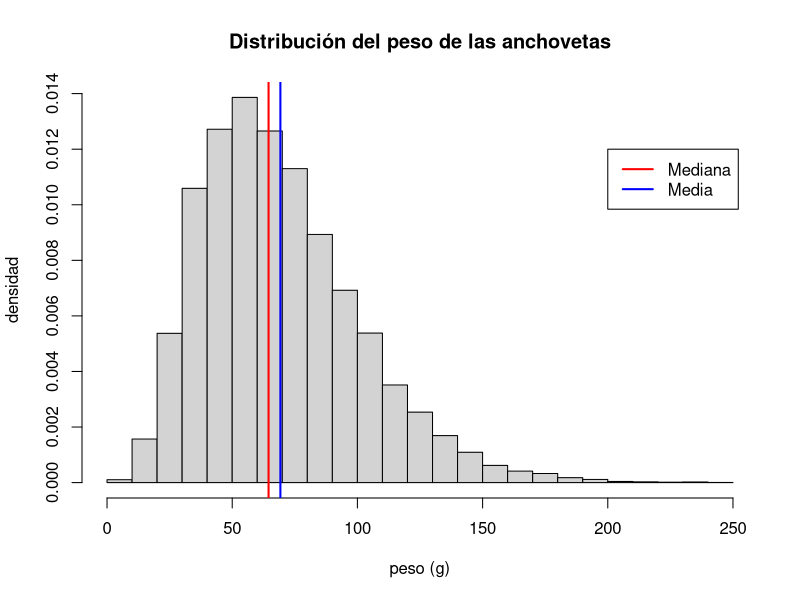
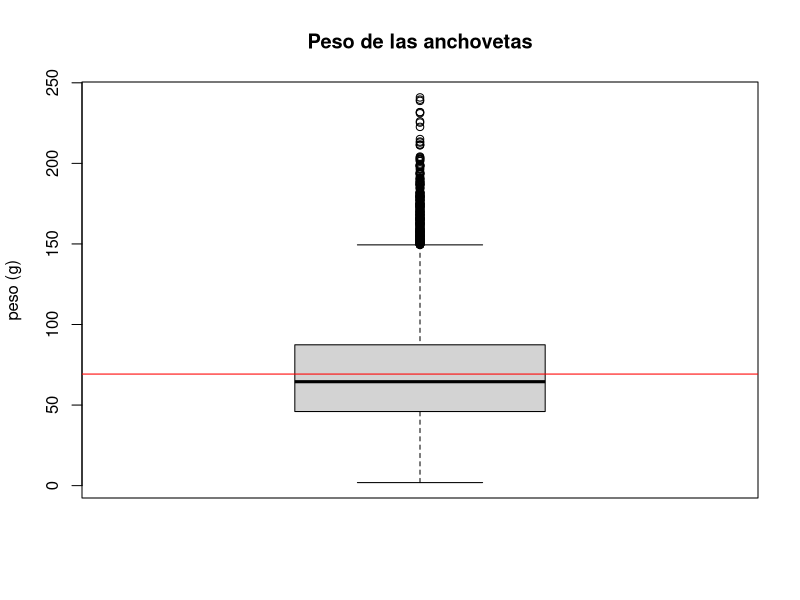
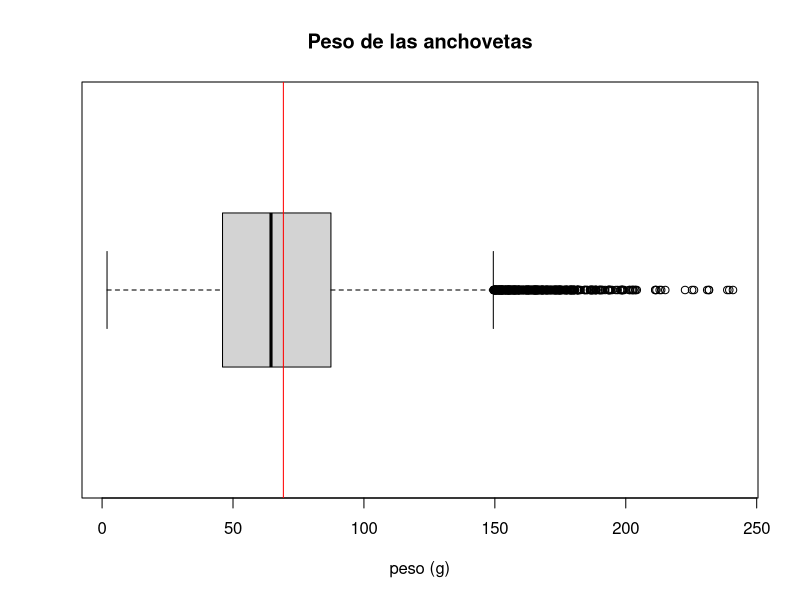
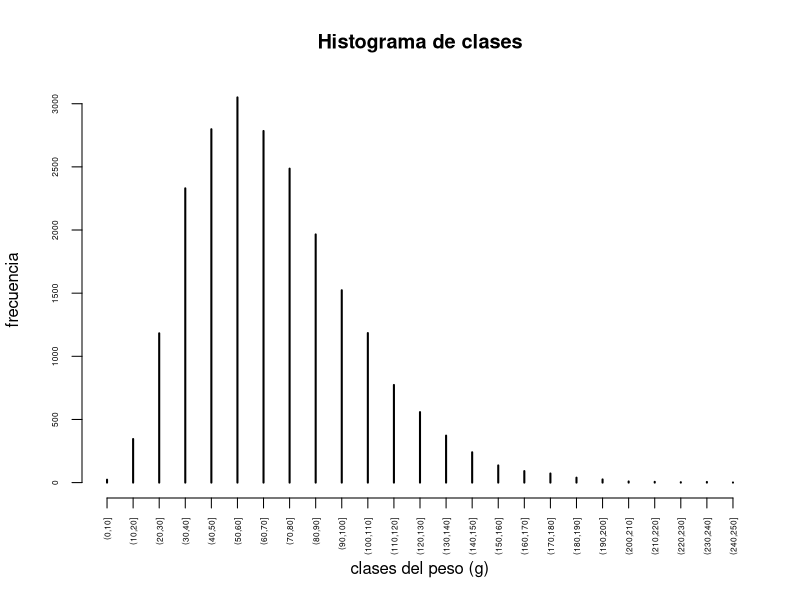
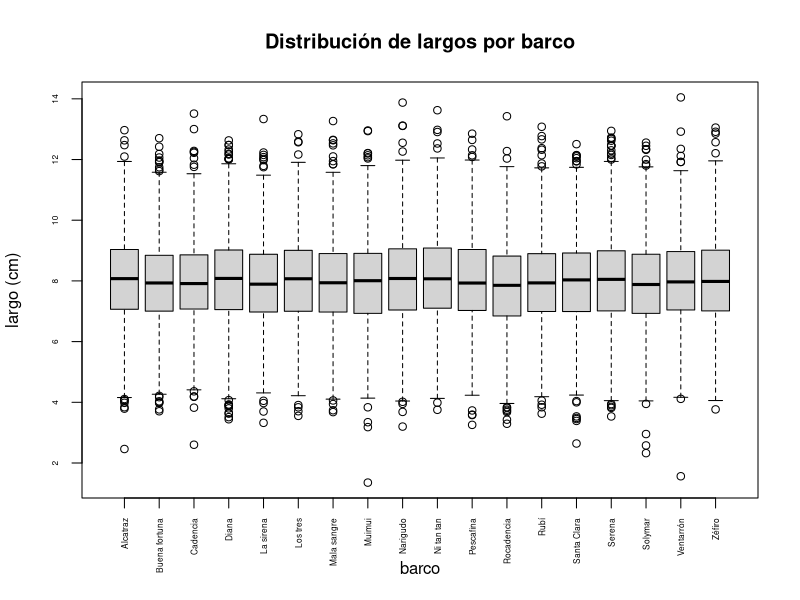

Write the R code that produced these figures, in order. (Note: this script raises an error after producing the figures.)
## ---- chunk 1
DF<-read.csv(file="Anchoveta_07_17.csv",fileEncoding = "utf8")
## ---- chunk 2
BarcosParticipantes<-unique(DF$Barco) 

#unique: se utiliza para generar un vector con los valores existentes de la columna Barco, y este vector se almacena en la variable: BarcosParticipantes.
## ---- chunk 3
length(BarcosParticipantes) #length: devuelve la longitud del vector.
## ---- chunk 4
levels(BarcosParticipantes) #levels: devuelve el valor de los "niveles" del vector.
## ---- chunk 5
Participaciones<-table(DF$Barco)/100 

#table: devuelve las frecuencias de cada "nivel"; estos se dividen entre 100, y se almacenan en la variable Participaciones.
## ---- chunk 6
mean(Participaciones) #mean: se utiliza para obtener el promedio artimético
## ---- chunk 7
Participaciones #Colocando el nombre de la variable, aparecerá su contenido.
## ---- chunk 8
max(Participaciones) #max: devuelve el valor máximo de un vector.
## ---- chunk 9
names(Participaciones)[which.max(Participaciones)]

#wich.max: devuelve la posición del primer máximo al convinarlo con names devuelve el nombre de la posición.
#names: devuelve el nombre de los valores de la variable "Participaciones".
## ---- chunk 10
names(Participaciones)[Participaciones==max(Participaciones)]

#Encuentra los índices de los máximos de la variable "Participaciones"; luego busca el nombre, con el comando names, de los índices que cumplen con la condición. 
## ---- chunk 11
Participaciones #Colocando el nombre de la variable, aparecerá su contenido.
## ---- chunk 12
min(Participaciones)#min: devuelve el valor mínimo de un vector. 
## ---- chunk 13
names(Participaciones)[which.min(Participaciones)]

#Encuentra los índices de los mínimos de la variable "Participaciones"; luego busca el nombre, con el comando names, de los índices que cumplen con la condición. 
## ---- chunk 14
names(Participaciones)[Participaciones==min(Participaciones)]

#compara cual de las participaciones es igual al mínimo, luego busca el nombre de la posición de todos los que cumplan con la condición. 
## ---- chunk 15
round(table(DF$Sexo)/nrow(DF)*100,digits=2)

#table(DF$Sexo): devuelve la cantidad de machos y hembras
#nrow(DF): luego se divide por la cantidad total de pescados
#y al multiplicarlo por 100 se obtiene el porcentaje
#digits: parametrizamos la cantidad de decimales. 
## ---- chunk 16
(round(table(DF$Sexo)/nrow(DF)*100,digits=2))[names(table(DF$Sexo))=="Hembra"]

#names(table(DF$Sexo))=="Hembra": A diferencia del anterior; aquí se utiliza una condicional para trabajar unicamente con "hembras".
## ---- chunk 17
round(table(DF$Estacion,DF$Sexo)/rowSums(table(DF$Estacion,DF$Sexo))*100,digits=2)

#rowsums: ubica el total de pescados por cada estación y por sexo.
## ---- chunk 18
round(table(DF$Estacion,DF$Sexo)/rowSums(table(DF$Estacion,DF$Sexo))*100,digits=2)
#rowSums(table(DF$Estacion,DF$Sexo)): ubica el total de pescados por cada estación.
#a continuación, se divide el total de hembras por estación entre el total de pescados por estación y realiza la misma operación para machos
#se presenta como una tabla en porcetajes, multiplicando todo por 100 y con 2 decimales de precisión
## ---- chunk 19
min(DF$Largo)#min devuelve el valor mínimo de todos los datos de la variable "Largo".
## ---- chunk 20
max(DF$Largo)#max devuelve el valor máximo de todos los datos de la variable "Largo".
## ---- chunk 21
mean(DF$Largo)#mean devuelve el promedio aritmético de la variable "Largo".
## ---- chunk 22
median(DF$Largo)#median devuelve la mediana de la variable "Largo"
## ---- chunk 23
sd(DF$Largo)#sd devuelve la desviación estandar de la variable "Largo".
## ---- chunk 24
IQR(DF$Peso)#IQR devuelve el rango intercuartil de la variable "Peso". 
## ---- chunk 25
max(DF$Peso)-min(DF$Peso)#max y min; devuelven el valor máximo y mínimo respectivamente. 
## ---- chunk 26
summary(DF$Peso)#Summary da un resumen general de la variable.
## ---- chunk 27
hist(DF$Peso,breaks=30,col="lightgray",main="Distribución del peso de las anchovetas",ylab="densidad",xlab="peso (g)",prob=TRUE)
abline(v=median(DF$Peso),col="red",lwd=2) 
abline(v=mean(DF$Peso),col="blue",lwd=2) 
legend(200,0.012,legend=c("Mediana","Media"),lwd=2,col=c("red","blue")) 

#hist: sirve para graficar un histograma, "col" se utiliza para dar color al histograma, "main" = título, "ylab" = eje y, "xlab" = eje x, 
#abline: permite colocar una linea en el histograma
#legend: leyenda, indicando primero posición por coordenadas, declaración de nombres,ancho de línea y colores
## ---- chunk 28
boxplot(DF$Peso,main="Peso de las anchovetas",ylab="peso (g)")

#boxplot: se utiliza para una gráfica tipo boxplot, "main" = título, "ylab" = eje y  
abline(h=mean(DF$Peso),col="red")#linea que grafica la media del peso
## ---- chunk 29
boxplot(DF$Peso,main="Peso de las anchovetas",xlab="peso (g)",horizontal=TRUE)

#horizontal=TRUE: se utiliza para visualizar el boxplot en horizontal  

abline(v=mean(DF$Peso),col="red")

#abline: grafica una linea que representa la media del peso.
## ---- chunk 30
Frecuencias<-table(cut(DF$Peso,breaks=seq(from=0,to=250,by=10)))

#breaks=seq(): se utiliza para dar un rango: from=inicio, to=final, by=tamaño del intérvalo. 

Frecuencias
## ---- chunk 31
plot(Frecuencias,las=3,
     xlab="clases del peso (g)",ylab="frecuencia",cex.axis=0.5,main="Histograma de clases")

#"plot" se utiliza para un gráfico de barras, donde: cex.axis = tamaño de fuente de los ejes. 
## ---- chunk 32
Frecuencias[which.max(Frecuencias)]#devuelve el valor de la primera posición máxima. 
## ---- chunk 33
(names(Frecuencias))[Frecuencias==max(Frecuencias)]#Devuelve el nombre de las posiciones que cumplas la condición (todos los máximos).
## ---- chunk 34
sd(DF$Peso)/mean(DF$Peso)#sd: desviación estándar, y mean devuelve el valor de la media. 
## ---- chunk 35
boxplot(DF$Largo~DF$Barco,las=3,cex.axis=0.5,xlab="barco",ylab="largo (cm)",main="Distribución de largos por barco")

#DF$Largo~DF$Barco: hace varios boxplot paralelos, en x los barcos y en y el largo
## ---- chunk 36
plot(as.numeric(DF$Barco),DF$Largo,xlab="número del barco",ylab="largo (cm)",main="Distribución de largos por barco")
## ---- chunk 37
plot(jitter(as.numeric(DF$Barco)),DF$Largo,xlab="número del barco",ylab="largo (cm)",main="Distribución de largos por barco",pch=20,col=rgb(0,0,0,0.05))

## ---- chunk 38
plot(DF$Largo,DF$Peso,pch=".",xlab="largo (cm)",ylab="peso (g)",main="Largo vs. peso")
## ---- chunk 39
smoothScatter(DF$Largo,DF$Peso,xlab="largo (cm)",ylab="peso (g)",main="Largo vs. peso")#Este gráfico permite desenfatizar los puntos, 
## ---- chunk 40
mosaicplot(table(DF$Estacion,DF$Sexo),main="Proporción de sexo por estación",col=c("red","blue"))

#mosaicplot: sirve para presentar tablas o barras superpuestas
## ---- chunk 41
DFValidas<-DF[DF$Largo>=7,]
## ---- chunk 42
nrow(DFValidas)
## ---- chunk 43
sum(DF$Largo>=7)
## ---- chunk 44
densidad<-1.05
Ancho<-DFValidas$Largo*0.28+1
Volumen<-DFValidas$Largo*Ancho^2*pi/4
PesoModelo<-Volumen*densidad
## ---- chunk 45
plot(DFValidas$Peso,PesoModelo,pch=".",col=rgb(0,0,0,0.2),xlab="peso real (g)",ylab="peso estimado (g)",main="Comparación entre el peso real y el peso estimado")
abline(0,1,col="red")
## ---- chunk 46
smoothScatter(DFValidas$Peso, PesoModelo,xlab="peso real (g)",ylab="peso estimado (g)",main="Comparación entre el peso real y el peso estimado")
abline(0,1,col="red")
## ---- chunk 47
DensidadEstimada<-DFValidas$Peso/Volumen
## ---- chunk 48
summary(DensidadEstimada)
## ---- chunk 49
boxplot(DensidadEstimada,ylab=expression((g/cm^3)),cex.lab=0.8,main="Densidad estimada")
abline(h=c(densidad,mean(DensidadEstimada)),col=c("red","blue"))
legend(1.2,1.5,legend=c("Densidad real","Densidad estimada promedio"),col=c("red","blue"),lty=1,bty="n",cex=0.6)
## ---- chunk 50
boxplot(DF$Peso~DF$Estacion*DF$Sexo,las=3,cex.axis=0.6)
## ---- chunk 51
pie(c(0.7,0.3),col=c("brown4","lightgray"),labels=c("Parte de la torta que no me he comido","Parte de la torta que ya me comí"),cex=0.8,main="Torta de chocolate")
## ---- chunk 52
pie(c(0.7,0.2,0.1),col=c("lightblue","yellow1","brown4"),labels=c("Cielo","Parte iluminada de la pirámide","Parte sombreada de la pirámide"),cex=0.8,init.angle=-36,main="Gran pirámide",border=FALSE)
## ---- chunk 53
op<-par(bg="black",col.main="gray")
pie(c(7/8,1/8),col=c("yellow1","black"),cex=0.8,init.angle=360/16,main="Waka-waka-waka-waka-waka...",lty=0)
lines(c(0.6,1.1),c(0,0.25),col="gray")
lines(c(-0.8,-1),c(0.15,0.2),col="gray")
text(-1.2,0.25,"Pac-Man",col="gray",cex=0.8)
points(0.6,0,col="pink",cex=4,pch=19)
text(1.3,0.3,"Píldora",cex=0.8,col="gray")
points(c(1.4),c(0),col="pink",cex=2,pch=19)
abline(h=c(1,-1),col="blue",lwd=20)
par(op)
